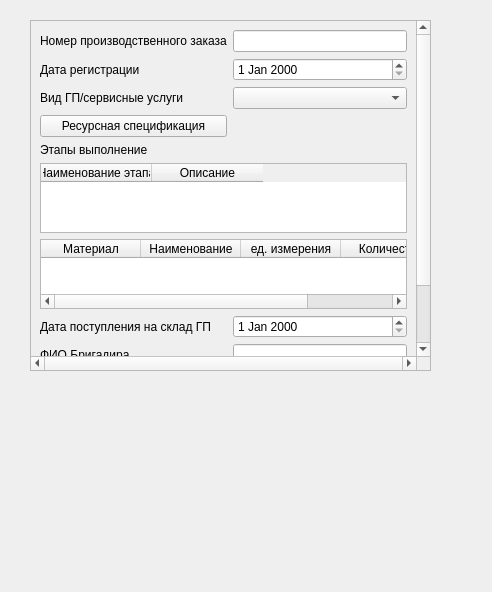
<?xml version="1.0" encoding="UTF-8"?>
<ui version="4.0">
 <class>ProductionOrder</class>
 <widget class="QWidget" name="ProductionOrder">
  <property name="geometry">
   <rect>
    <x>0</x>
    <y>0</y>
    <width>492</width>
    <height>592</height>
   </rect>
  </property>
  <property name="windowTitle">
   <string>Form</string>
  </property>
  <widget class="QScrollArea" name="scrollArea">
   <property name="geometry">
    <rect>
     <x>30</x>
     <y>20</y>
     <width>401</width>
     <height>351</height>
    </rect>
   </property>
   <property name="verticalScrollBarPolicy">
    <enum>Qt::ScrollBarAlwaysOn</enum>
   </property>
   <property name="horizontalScrollBarPolicy">
    <enum>Qt::ScrollBarAlwaysOn</enum>
   </property>
   <property name="widgetResizable">
    <bool>true</bool>
   </property>
   <widget class="QWidget" name="scrollAreaWidgetContents">
    <property name="geometry">
     <rect>
      <x>0</x>
      <y>0</y>
      <width>385</width>
      <height>412</height>
     </rect>
    </property>
    <layout class="QGridLayout" name="gridLayout">
     <item row="0" column="0">
      <widget class="QLabel" name="label_prodOrder_id">
       <property name="text">
        <string>Номер производственного заказа</string>
       </property>
      </widget>
     </item>
     <item row="0" column="1">
      <widget class="QLineEdit" name="lineEdit_prodOrder_id"/>
     </item>
     <item row="1" column="0">
      <widget class="QLabel" name="label_dateReg">
       <property name="text">
        <string>Дата регистрации</string>
       </property>
      </widget>
     </item>
     <item row="1" column="1">
      <widget class="QDateEdit" name="dateEdit_reg"/>
     </item>
     <item row="2" column="0">
      <widget class="QLabel" name="label_productType">
       <property name="text">
        <string>Вид ГП/сервисные услуги</string>
       </property>
      </widget>
     </item>
     <item row="2" column="1">
      <widget class="QComboBox" name="comboBox_productType"/>
     </item>
     <item row="3" column="0">
      <widget class="QPushButton" name="pushButton_specification">
       <property name="text">
        <string>Ресурсная спецификация</string>
       </property>
      </widget>
     </item>
     <item row="4" column="0">
      <widget class="QLabel" name="label_steps">
       <property name="text">
        <string>Этапы выполнение</string>
       </property>
      </widget>
     </item>
     <item row="5" column="0" colspan="2">
      <widget class="QTableWidget" name="tableWidget_steps">
       <attribute name="horizontalHeaderMinimumSectionSize">
        <number>30</number>
       </attribute>
       <attribute name="horizontalHeaderDefaultSectionSize">
        <number>111</number>
       </attribute>
       <column>
        <property name="text">
         <string>Наименование этапа</string>
        </property>
       </column>
       <column>
        <property name="text">
         <string>Описание</string>
        </property>
       </column>
      </widget>
     </item>
     <item row="6" column="0" colspan="2">
      <widget class="QTableWidget" name="tableWidget_materials">
       <column>
        <property name="text">
         <string>Материал</string>
        </property>
       </column>
       <column>
        <property name="text">
         <string>Наименование</string>
        </property>
       </column>
       <column>
        <property name="text">
         <string>ед. измерения</string>
        </property>
       </column>
       <column>
        <property name="text">
         <string>Количество</string>
        </property>
       </column>
      </widget>
     </item>
     <item row="7" column="0">
      <widget class="QLabel" name="label_entrance">
       <property name="text">
        <string>Дата поступления на склад ГП</string>
       </property>
      </widget>
     </item>
     <item row="7" column="1">
      <widget class="QDateEdit" name="dateEdit_entrance"/>
     </item>
     <item row="8" column="0">
      <widget class="QLabel" name="label_foreman">
       <property name="text">
        <string>ФИО Бригадира</string>
       </property>
      </widget>
     </item>
     <item row="8" column="1">
      <widget class="QLineEdit" name="lineEdit_foreman"/>
     </item>
     <item row="9" column="0">
      <widget class="QLabel" name="label_total">
       <property name="text">
        <string>Итого</string>
       </property>
      </widget>
     </item>
     <item row="9" column="1">
      <widget class="QLineEdit" name="lineEdit_total"/>
     </item>
     <item row="10" column="0" colspan="2">
      <layout class="QHBoxLayout" name="horizontalLayout_2">
       <item>
        <spacer name="horizontalSpacer">
         <property name="orientation">
          <enum>Qt::Horizontal</enum>
         </property>
         <property name="sizeHint" stdset="0">
          <size>
           <width>40</width>
           <height>20</height>
          </size>
         </property>
        </spacer>
       </item>
       <item>
        <widget class="QPushButton" name="pushButton_save">
         <property name="text">
          <string>Сохранить</string>
         </property>
        </widget>
       </item>
       <item>
        <widget class="QPushButton" name="pushButton_cancel">
         <property name="text">
          <string>Отменить</string>
         </property>
        </widget>
       </item>
      </layout>
     </item>
    </layout>
   </widget>
  </widget>
 </widget>
 <resources/>
 <connections/>
</ui>
